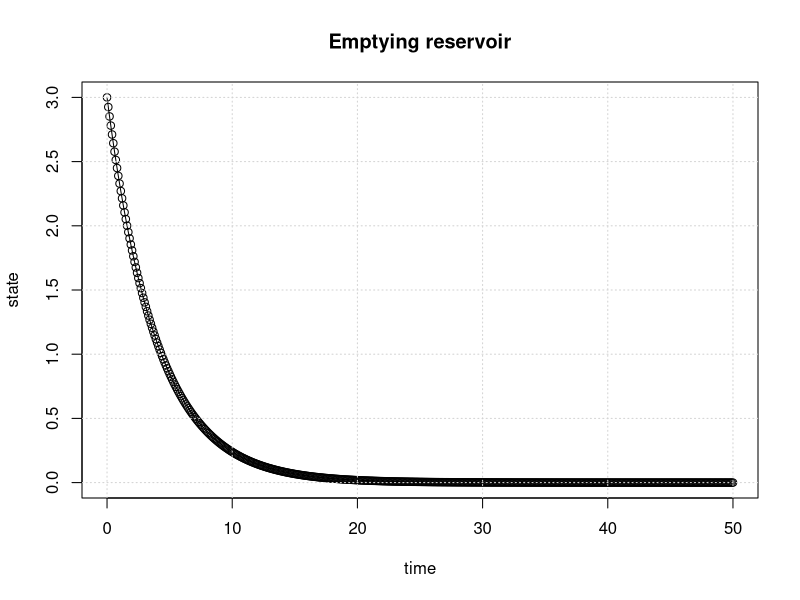
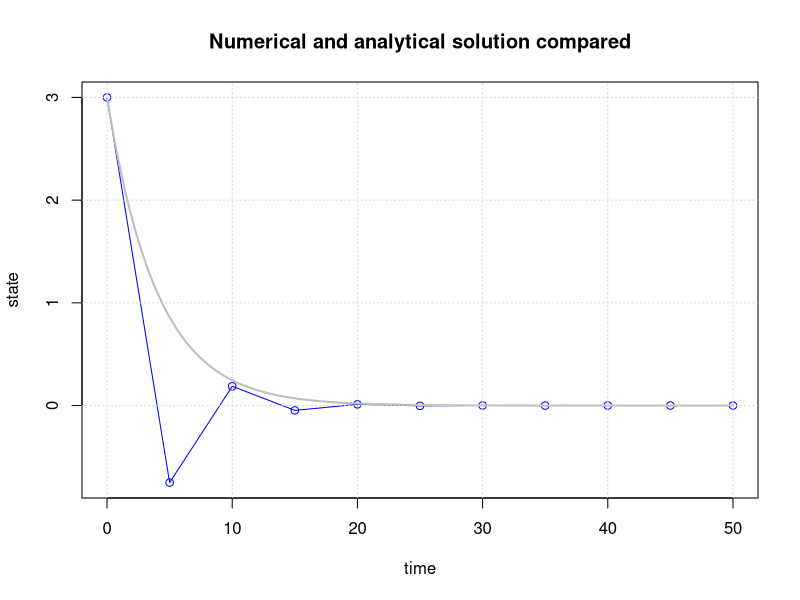
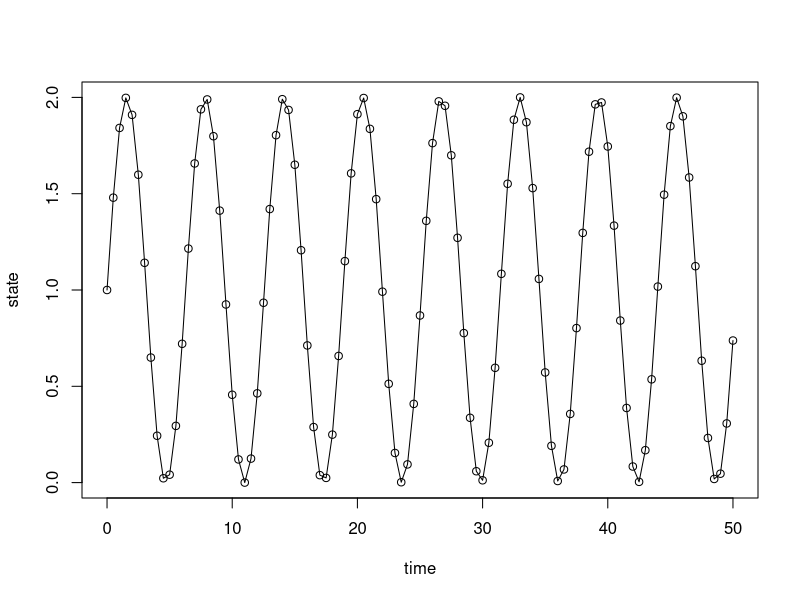
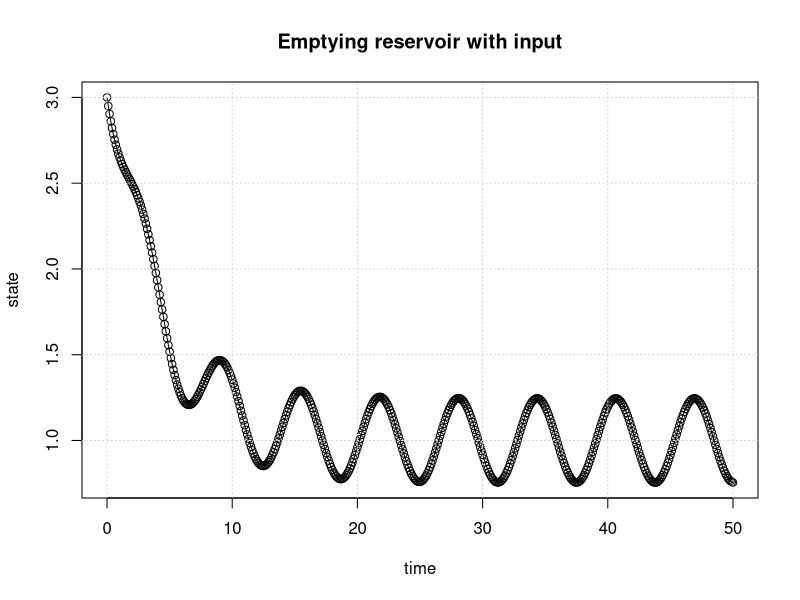
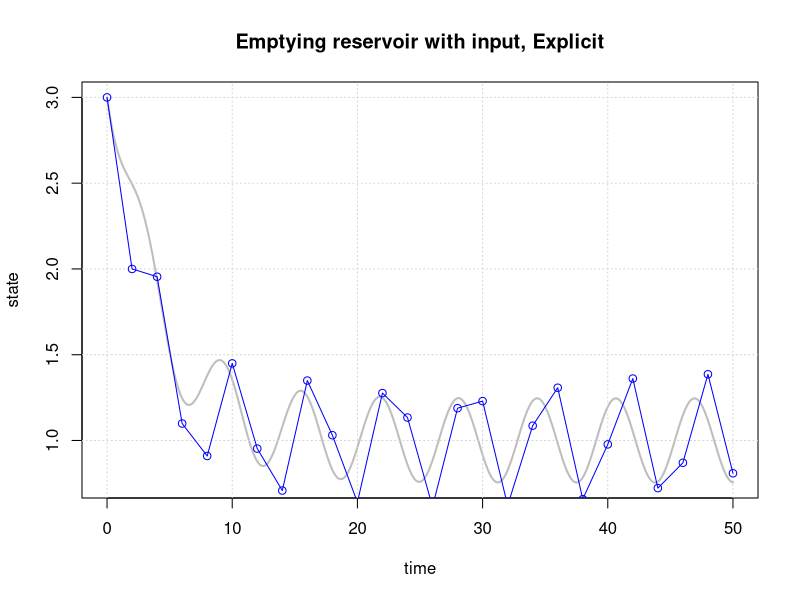
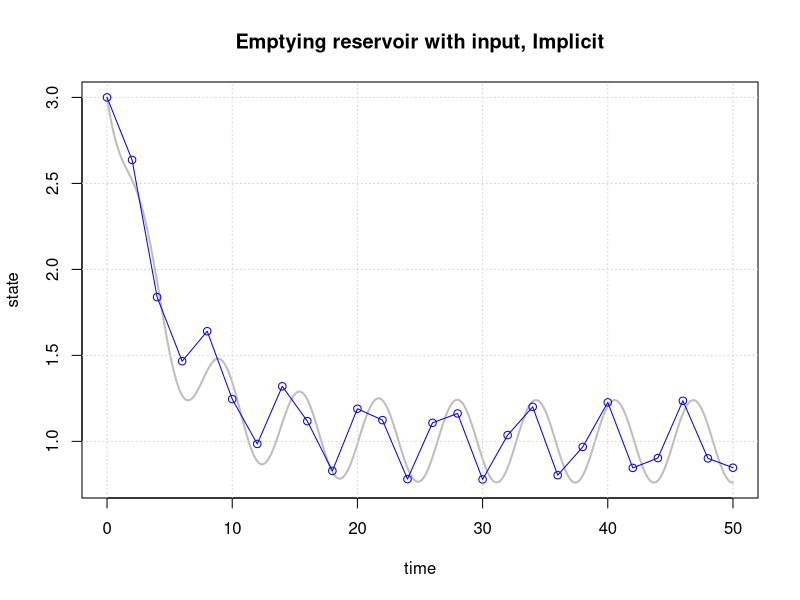
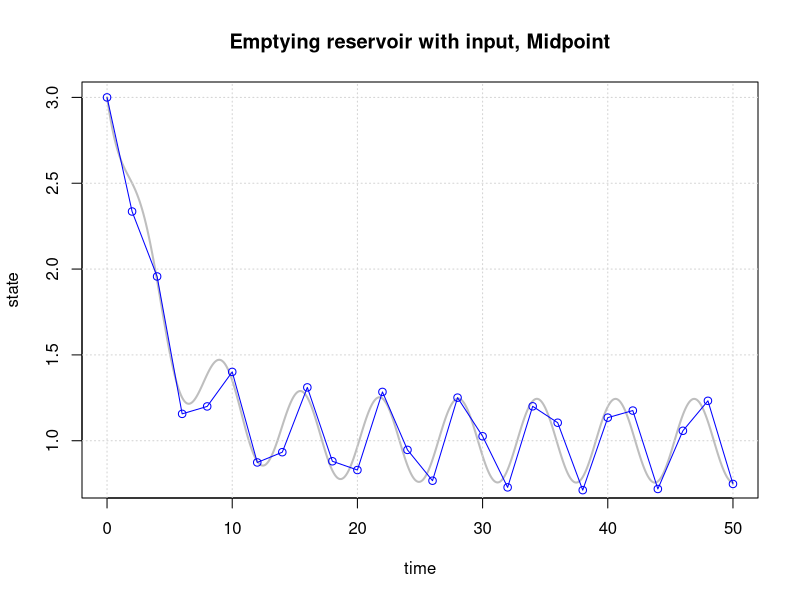
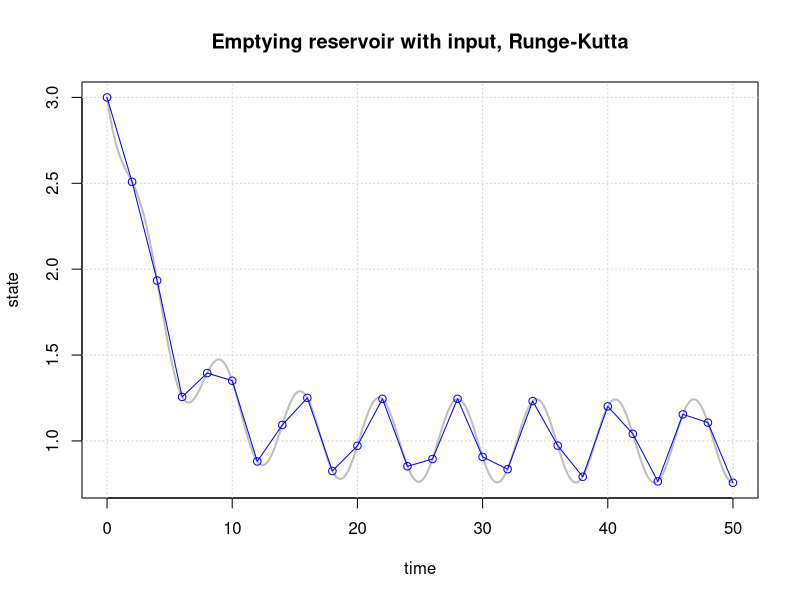

Write the R code that produced these figures, in order.
## ---- chunk 1
sys.fun = function(state)
{
    newstate = ...
    return(newstate)
}
## ---- chunk 2
sys.fun = function(state)
{
    newstate = state*(1-alpha*dt)
    return(newstate)
}
## ---- chunk 3
# Initial parameter values
begin.time = 0     # usually this variable is set to 0
end.time   = 50    # end time of the simulation (50)
dt         = 0.1   # delta t; time discretisation (0.1)
init.state = 3     # state of the system at the beginning of the simulation (3)
alpha      = 0.25  # decay constant (0.25)

# Simulation initialisation
time = begin.time
result.state = c(init.state)
result.time = c(time)
current.state = init.state

# Simulation
while(time < end.time)
{
    current.state = sys.fun(current.state)
    result.state = c(result.state,current.state)
    time = time + dt
    result.time = c(result.time,time)
}

# Plotting
plot(result.time,result.state,type='o', xlab="time", ylab="state")
title(main='Emptying reservoir')
grid()
## ---- chunk 4
# Initial parameter values
begin.time = 0     # usually this variable is set to 0
end.time   = 50    # end time of the simulation (50)
dt         = 5     # delta t; time discretisation (0.25)
init.state = 3     # state of the system at the beginning of the simulation (3)
alpha      = 0.25  # decay constant (0.25)

# Simulation initialisation
time = begin.time
result.state = c(init.state)
result.time = c(time)
current.state = init.state

# Simulation
while(time < end.time)
{
    current.state = sys.fun(current.state)
    result.state = c(result.state,current.state)
    time = time + dt
    result.time = c(result.time,time)
}

# Plotting
plot(result.time, result.state, type='o', col="blue", xlab="time", ylab="state")
time.sequence = seq(begin.time,end.time, by=0.1)
analyt.state=init.state * exp(-time.sequence*alpha)
lines(time.sequence, analyt.state, col='grey', lwd=2)
title(main='Numerical and analytical solution compared')
grid()
## ---- chunk 5
time = seq(0, 50, by=0.5)
plot(time, sin(time)+1, type='o', xlab="time", ylab="state")
## ---- chunk 6
rm(list=ls())
# Initial parameter values
begin.time = 0     # usually this variable is set to 0
end.time   = 50    # end time of the simulation
dt         = 0.1   # delta t; time discretisation
init.state = 3     # state of the system at the beginning of the simulation
alpha      = 1     # decay constant
A          = 4     # surface of the bucket
## ---- chunk 7
# Simulation initialisation
time             = begin.time
result.state     = c(init.state)
result.time      = c(time)
current.state    = init.state

# System function
sys.fun = function(state)
{
  newstate = state + dt/A*((sin(time)+1)-alpha*state)
  return(newstate)
}

# Simulation
while(time < end.time)
{
  current.state = sys.fun(current.state)
  result.state = c(result.state,current.state)
  time = time + dt
  result.time = c(result.time,time)
}

# Plotting
plot(result.time,result.state,type='o',xlab="time",ylab="state")
title(main='Emptying reservoir with input')
grid()
## ---- chunk 8
rm(list=ls())
# Initial parameter values
begin.time = 0     # usually this variable is set to 0
end.time   = 50    # end time of the simulation
dt         = 0.1   # delta t; time discretisation
init.state = 3     # state of the system at the beginning of the simulation
alpha      = 1     # decay constant
A          = 4     # surface of the bucket

# Simulation initialisation
time             = begin.time
result.state     = c(init.state)
result.time      = c(time)
current.state    = init.state

# System function
sys.fun = function(state)
{
  newstate = state + dt/A*((sin(time)+1)-alpha*state)
  return(newstate)
}

# Simulation
while(time < end.time)
{
  current.state = sys.fun(current.state)
  result.state = c(result.state,current.state)
  time = time + dt
  result.time = c(result.time,time)
}

# Plotting
plot(result.time,result.state,type='l', col="grey",lwd=2,xlab="time",ylab="state")
title(main='Emptying reservoir with input, Explicit')
grid()

dt = 2.0 # a new dt value to evaluate current scheme
time = begin.time
result.state= c(init.state)
result.time =c(time)
current.state = init.state
while(time < end.time)
{
  current.state = sys.fun(current.state)
  result.state = c(result.state,current.state)
  time = time + dt
  result.time = c(result.time,time)
}
lines(result.time,result.state,type='o',col='blue')
## ---- chunk 9
rm(list=ls())
#Initial parameter values
begin.time = 0     # usually this variable is set to 0
end.time   = 50    # end time of the simulation
dt         = 0.1   # delta t; time discretisation
init.state = 3     # state of the system at the beginning of the simulation
alpha      = 1     # decay constant
A          = 4     # surface of the bucket

# Simulation initialisation
time             = begin.time
result.state     = c(init.state)
result.time      = c(time)
current.state    = init.state

# System function
sys.fun = function(state)
{
  newstate = 1/(1+alpha*dt/A)*(state + dt/A*(sin(time+dt)+1))
  return(newstate)
}

# Simulation
while(time < end.time)
{
  current.state = sys.fun(current.state)
  result.state = c(result.state,current.state)
  time = time + dt
  result.time = c(result.time,time)
}

# Plotting
plot(result.time,result.state,type='l', col="grey",lwd=2,xlab="time",ylab="state")
title(main='Emptying reservoir with input, Implicit')
grid()

dt = 2.0 # a new dt value to evaluate current scheme
time = begin.time
result.state= c(init.state)
result.time =c(time)
current.state = init.state
while(time < end.time)
{
  current.state = sys.fun(current.state)
  result.state = c(result.state,current.state)
  time = time + dt
  result.time = c(result.time,time)
}
lines(result.time,result.state,type='o',col='blue')
## ---- chunk 10
rm(list=ls())
#Initial parameter values
begin.time = 0     # usually this variable is set to 0
end.time   = 50    # end time of the simulation
dt         = 0.1   # delta t; time discretisation
init.state = 3     # state of the system at the beginning of the simulation
alpha      = 1     # decay constant
A          = 4     # surface of the bucket

# Simulation initialisation
time             = begin.time
result.state     = c(init.state)
result.time      = c(time)
current.state    = init.state

# System function

f = function(time, state){
  return(((sin(time)+1)-alpha*state)/A)
}

sys.fun = function(state)
{
  s.aux    = state + dt/2*f(time,state)
  newstate = s.aux + dt/2*f(time+dt/2,s.aux)
  return(newstate)
}

# Simulation
while(time < end.time)
{
  current.state = sys.fun(current.state)
  result.state = c(result.state,current.state)
  time = time + dt
  result.time = c(result.time,time)
}

# Plotting
plot(result.time,result.state,type='l', col="grey",lwd=2,xlab="time",ylab="state")
title(main='Emptying reservoir with input, Midpoint')
grid()

dt = 2.0 # a new dt value to evaluate current scheme
time = begin.time
result.state= c(init.state)
result.time =c(time)
current.state = init.state
while(time < end.time)
{
  current.state = sys.fun(current.state)
  result.state = c(result.state,current.state)
  time = time + dt
  result.time = c(result.time,time)
}
lines(result.time,result.state,type='o',col='blue')
## ---- chunk 11
rm(list=ls())
#Initial parameter values
begin.time = 0     # usually this variable is set to 0
end.time   = 50    # end time of the simulation
dt         = 0.1   # delta t; time discretisation
init.state = 3     # state of the system at the beginning of the simulation
alpha      = 1     # decay constant
A          = 4     # surface of the bucket

# Simulation initialisation
time             = begin.time
result.state     = c(init.state)
result.time      = c(time)
current.state    = init.state

# System function

f = function(time, state){
  return(((sin(time)+1)-alpha*state)/A)
}

sys.fun = function(state)
{
  k1       = dt*f(time       , state         )
  k2       = dt*f(time+0.5*dt, state + 0.5*k1)
  k3       = dt*f(time+0.5*dt, state + 0.5*k2)
  k4       = dt*f(time+    dt, state +     k3)
  newstate = state + (k1 + 2*k2 + 2*k3 + k4)/6
  return(newstate)
}

# Simulation
while(time < end.time)
{
  current.state = sys.fun(current.state)
  result.state = c(result.state,current.state)
  time = time + dt
  result.time = c(result.time,time)
}

# Plotting
plot(result.time,result.state,type='l', col="grey",lwd=2,xlab="time",ylab="state")
title(main='Emptying reservoir with input, Runge-Kutta')
grid()

dt = 2.0 # a new dt value to evaluate current scheme
time = begin.time
result.state = c(init.state)
result.time = c(time)
current.state = init.state
while(time < end.time)
{
  current.state = sys.fun(current.state)
  result.state = c(result.state,current.state)
  time = time + dt
  result.time = c(result.time,time)
}
lines(result.time,result.state,type='o',col='blue')
## ---- chunk 12
##loading input and observed data
hupsel = read.table(file='hupsel.dat')
hupsel.time = hupsel$V1
hupsel.Qin = hupsel$V2
hupsel.Qobs = hupsel$V3
#to make data continuous for al dt
Qin.fun =approxfun(x=hupsel.time,y=hupsel.Qin,rule=2:2) 
Qobs.fun = approxfun(x=hupsel.time,y=hupsel.Qobs,rule = 2:2)

##time aspects
begin.time   = 0              #begin time of the simulation
end.time = hupsel.time[length(hupsel.time)] #end time of the simulation
dt           = 0.5            #1.0#.5 #delta t; time discretisation

#reservoir parameters
res.alpha.lw = 0.10543215 
res.alpha.up = 0.75
res.lvl.up   = 0.4            #1.7
res.A        = 1.45 

init.state   = 1.4            #the initial state of the linear reservoir

sys.fun = function(state)
{
  if(state<= res.lvl.up)
  {
    state = state +dt/res.A*(Qin.fun(time)- res.alpha.lw*state)
  }else{
    state = state + dt/res.A*(Qin.fun(time)-res.alpha.up*(state-res.lvl.up)-res.alpha.lw*state)
  }
  return(state)
}

time            = begin.time
result.state    = c(init.state)
result.time     = c(time)
current.state   = init.state
result.Qout1    = c()
result.Qout2    = c()
result.Qin      = c()
while(time < end.time)
{
  current.state = sys.fun(current.state)
  result.state  = c(result.state,current.state)
  time          = time + dt
  result.time   = c(result.time,time)
}

#####Calculation of the Qout fluxes
##first a function (state.above.up) to determine which states are above the upper outlet
state.above.up = function()
{
  state.up = c()
  for (i in 1:length(result.time))
  {
    this.state = result.state[i]
   if(this.state>res.lvl.up)
   {
     state.up=c(state.up,this.state)
   }else{
     state.up=c(state.up,0)
   }
  }
  return(state.up)
}


  state.above =state.above.up()  
  Qout.up = state.above
  IQout = which(state.above>0)
  Qout.up[IQout] = res.alpha.up*(Qout.up[IQout]-res.lvl.up) 
 
  
#   Qout.up = res.alpha.up*(state.above[state.above>0]-res.lvl.up)

Qout.lw = c()
Qout.lw = res.alpha.lw*result.state
# Qout.lw = res.A*res.k.lw*result.state

##balance
##dV/dt = Qin - Qout.lw - Qout.up
##dV/dt = state*res.A/dt
nrsteps = length(result.state)-1
dVdt = diff(result.state)*res.A/dt
Qin = Qin.fun(result.time)
error = Qin[1:nrsteps] - Qout.lw[1:nrsteps] - Qout.up[1:nrsteps] - dVdt
 
plot(result.time,Qin,type = 'l',
     ylim=c(min(Qin,Qout.lw,Qout.up,dVdt),max(Qin,Qout.lw,Qout.up,dVdt)),
     ylab = 'L^3/T',xlab = 'time')
legend('topleft',c('Qin : black',
                 'Qout.lw : blue',
                 'Qout.up : green',
                 'dVdt: red',
                 'error : dashed'))

     
lines(result.time[1:nrsteps],dVdt,col='red')
lines(result.time[1:nrsteps],Qout.lw[1:nrsteps],col='blue')
lines(result.time[1:nrsteps],Qout.up[1:nrsteps],col='green')
lines(result.time[1:nrsteps],error,lty='dashed')

##results observed vs computed
plot(result.time[1:nrsteps],Qobs.fun(result.time[1:nrsteps]),type='l',
     lwd=2,col='grey',ylim=c(min(hupsel.Qobs,Qout.lw,Qout.up),max(hupsel.Qobs,Qout.lw,Qout.up)),
     ylab = 'Qout.obs/Qout.calc',xlab = 'time')
lines(result.time[1:nrsteps],Qout.up[1:nrsteps]+Qout.lw[1:nrsteps],col='blue')

Sumsquares = sum((Qobs.fun(result.time)-(Qout.up+Qout.lw))^2)
title(main=paste('Observed (grey) vs. calculated discharges ','SS = ',Sumsquares))
